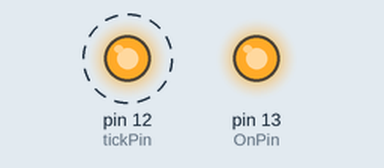
The sketch below on a simulated Arduino Uno, built with avr-gcc and run on an emulated ATmega328P. On the bench: output pins drawn as LEDs (lit = HIGH). Dashed ring = blinking.

Above: at 0.5 s.
Timing chart, 0 to 3.0 s (numbered marks = the images above):
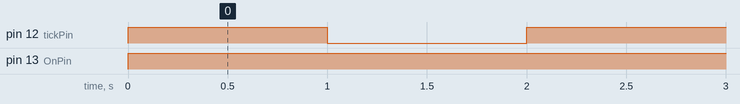

Measured:
- by itself, pin 12 (tickPin): alternates HIGH for 1.0 s and LOW for 1.0 s
- by itself, pin 13 (OnPin): LOW → HIGH at 0.00 s

The sketch:

BJTDebug.ino
```cpp
int OnPin=13;
int tickPin=12;
void setup() {
  // put your setup code here, to run once:
  pinMode(OnPin,OUTPUT);
  pinMode(tickPin,OUTPUT);

}

void loop() {
  digitalWrite(OnPin,HIGH);
  while (true){
    digitalWrite(tickPin,HIGH);
    delay(1000);
    digitalWrite(tickPin,LOW);
    delay(1000);
  }
  // put your main code here, to run repeatedly:

}
```
